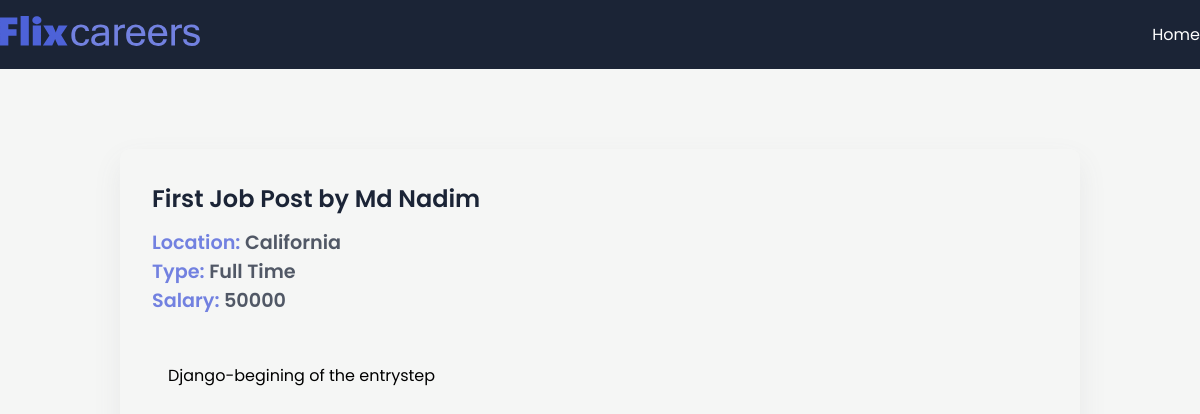
The app's page /job/1/ with its own data.
### app/models.py (models this page shows, shortened)
class JobPost(models.Model):
    JOB_TYPE_CHOICES = [
        ('Full Time', 'Full Time'),
        ('Part Time', 'Part Time'),
    ]
    title = models.CharField(max_length=200)
    description = models.CharField(max_length=400)
    date = models.DateTimeField(auto_now_add=True)
    expiry = models.DateField(null=True)
    salary = models.IntegerField()
    slug = models.SlugField(null=True, max_length=40, unique=True)
    location = models.OneToOneField(Location, on_delete=models.CASCADE, null=True)
    author = models.ForeignKey(Author, on_delete=models.CASCADE, null=True)
    skills = models.ManyToManyField(Skills)
    type = models.CharField(max_length=200, null=False, choices=JOB_TYPE_CHOICES)

class Location(models.Model):
    street = models.CharField(max_length=200)
    city = models.CharField(max_length=200)
    state = models.CharField(max_length=200)
    country = models.CharField(max_length=200)
    zip = models.CharField(max_length=100)

### app/views.py (the view)
# urls.py: path('job/<int:id>/', views.job_detail, name='jobs_detail'),
def job_detail(request, id):
    try:
        if id == 0:
            return redirect(reverse('jobs_home'))
        job = JobPost.objects.get(id=id)
        context = {"job": job}
        return render(request, "app/job_detail.html", context)
    except:
        return HttpResponseNotFound("Not Found")

### app/templates/app/job_detail.html (shortened to what this page needs)
{% extends "base.html" %} {% block title %}Flixcareers | HOME{%endblock title%}
{% block content %}
<section>
  <div class="container">
    <div class="view-post">
      <h1 class="jobtitle">{{job.title}}</h1>
      <p class="location it">Location: <span>{{job.location.city}}</span></p>
      <p class="status it">Type: <span>{{job.type}}</span></p>
      <p class="budget it">Salary: <span>{{job.salary}}</span></p>
      <div class="desc">
        <p class="details">{{job.description}}</p>
      </div>
    </div>
  </div>
</section>
{% endblock content %}

### app/static/app/style.css (style rules this page uses)
* { margin: 0; padding: 0; box-sizing: border-box; font-family: "Poppins", sans-serif; }
:root { --blue: #4d62d8; --lblue: #7281e0; --card: #fdfdfd; --shadow: #64646f17 0px 12px 29px 0px; --nav: #1b2436; }
body { background: #f5f6f5; }
.container { max-width: 1200px; margin: auto; }
.view-post { width: 80%; border-radius: 10px; box-shadow: var(--shadow); margin: 5em auto; padding: 2em; }
.desc { max-height: 300px; overflow-y: scroll; margin: 2em 0; padding: 1em; }
.jobtitle { font-size: 1.5rem; color: var(--nav); font-weight: 600; margin-bottom: 0.5em; }
.it { font-size: 1.2rem; font-weight: 600; color: var(--lblue); }
.it span { color: #1b2436c0; }

### records on screen
JobPost: title "First Job Post by Md Nadim", location.city "California", type "Full Time", salary "50000", description "Django-begining of the entrystep"
